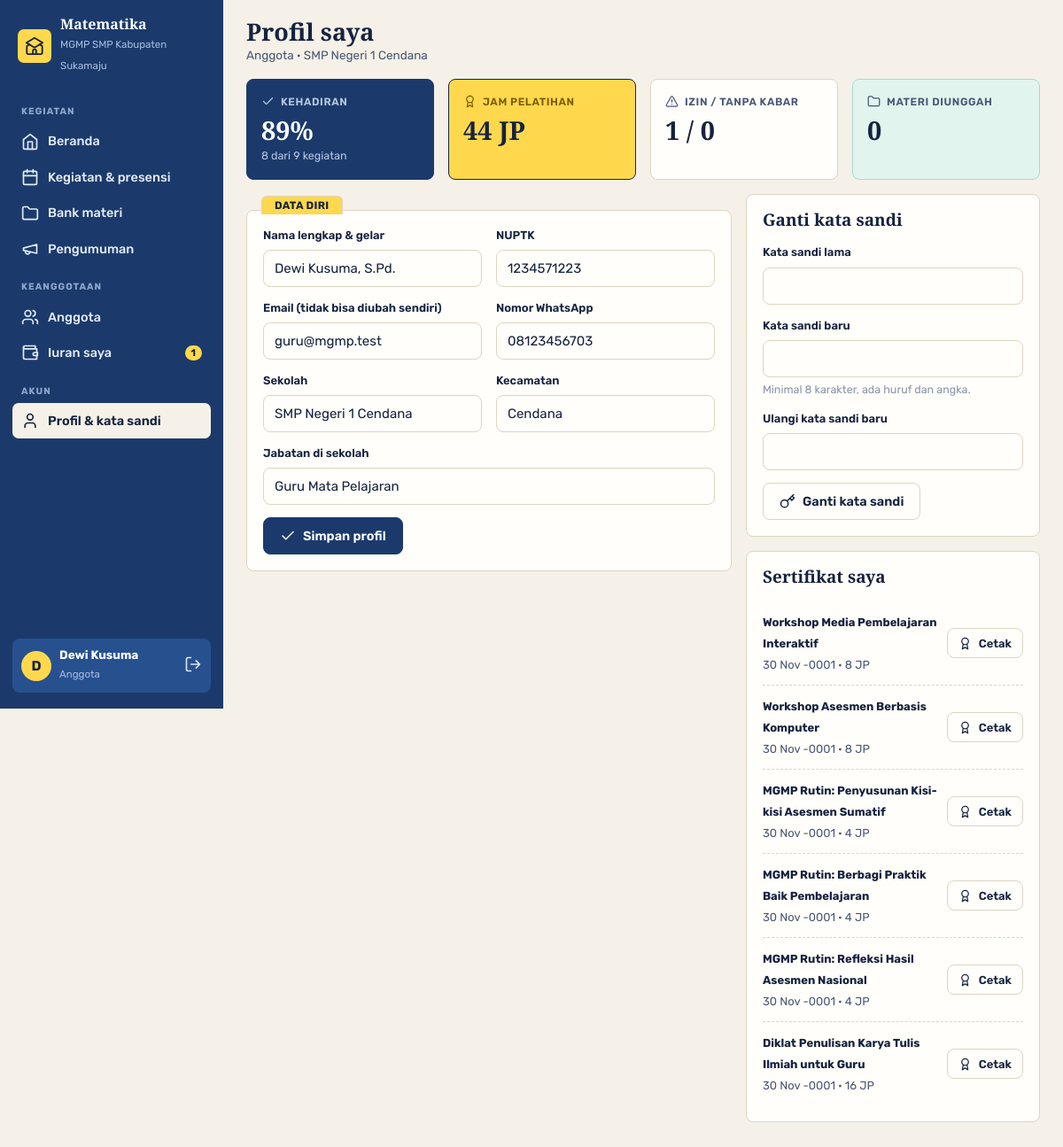
The page /index.php?page=profil (signed in) on the database its author committed.
### tables this page shows
CREATE TABLE `pengaturan` (
  `id` TINYINT UNSIGNED NOT NULL PRIMARY KEY,
  `nama` VARCHAR(120) NOT NULL,
  `mapel` VARCHAR(60) NOT NULL,
  `jenjang` VARCHAR(20) NOT NULL,
  `wilayah` VARCHAR(80) NOT NULL,
  `sekretariat` VARCHAR(200) DEFAULT NULL,
  `telepon` VARCHAR(30) DEFAULT NULL,
  `email` VARCHAR(120) DEFAULT NULL,
  `whatsapp` VARCHAR(20) DEFAULT NULL,
  `ketua` VARCHAR(100) DEFAULT NULL,
  `sekretaris` VARCHAR(100) DEFAULT NULL,
  `bendahara` VARCHAR(100) DEFAULT NULL,
  `pembina` VARCHAR(100) DEFAULT NULL,
  `periode` VARCHAR(20) DEFAULT NULL,
  `iuran_bulanan` INT UNSIGNED NOT NULL DEFAULT 0,
  `menit_presensi` SMALLINT UNSIGNED NOT NULL DEFAULT 120,
  `tagline` VARCHAR(160) DEFAULT NULL,
  `tentang` TEXT,
  `logo` VARCHAR(120) DEFAULT NULL
);

CREATE TABLE `anggota` (
  `id` INT UNSIGNED NOT NULL AUTO_INCREMENT PRIMARY KEY,
  `nuptk` VARCHAR(20) DEFAULT NULL,
  `nama` VARCHAR(100) NOT NULL,
  `email` VARCHAR(120) NOT NULL UNIQUE,
  `password` VARCHAR(255) NOT NULL,
  `no_hp` VARCHAR(20) DEFAULT NULL,
  `sekolah` VARCHAR(120) NOT NULL,
  `kecamatan` VARCHAR(60) DEFAULT NULL,
  `jabatan` VARCHAR(40) DEFAULT 'Guru Mata Pelajaran',
  `role` ENUM('ketua','sekretaris','bendahara','anggota') NOT NULL DEFAULT 'anggota',
  `status` ENUM('pending','aktif','nonaktif') NOT NULL DEFAULT 'pending',
  `catatan` VARCHAR(200) DEFAULT NULL,
  `created_at` DATETIME NOT NULL,
  KEY `idx_status` (`status`)
);

CREATE TABLE `peserta` (
  `id` INT UNSIGNED NOT NULL AUTO_INCREMENT PRIMARY KEY,
  `kegiatan_id` INT UNSIGNED NOT NULL,
  `anggota_id` INT UNSIGNED NOT NULL,
  `daftar_at` DATETIME NOT NULL,
  `hadir_at` DATETIME DEFAULT NULL,
  `status` ENUM('terdaftar','hadir','izin','alfa') NOT NULL DEFAULT 'terdaftar',
  `catatan` VARCHAR(200) DEFAULT NULL,
  `no_sertifikat` VARCHAR(40) DEFAULT NULL,
  `kode_verifikasi` VARCHAR(12) DEFAULT NULL,
  UNIQUE KEY `uq_peserta` (`kegiatan_id`, `anggota_id`),
  UNIQUE KEY `uq_kode` (`kode_verifikasi`),
  CONSTRAINT `fk_ps_keg` FOREIGN KEY (`kegiatan_id`) REFERENCES `kegiatan` (`id`) ON DELETE CASCADE,
  CONSTRAINT `fk_ps_ang` FOREIGN KEY (`anggota_id`) REFERENCES `anggota` (`id`) ON DELETE CASCADE
);

CREATE TABLE `kegiatan` (
  `id` INT UNSIGNED NOT NULL AUTO_INCREMENT PRIMARY KEY,
  `judul` VARCHAR(150) NOT NULL,
  `jenis` ENUM('rutin','workshop','iht','diklat','lomba','rapat') NOT NULL DEFAULT 'rutin',
  `tanggal` DATE NOT NULL,
  `jam_mulai` TIME NOT NULL DEFAULT '08:00:00',
  `jam_selesai` TIME NOT NULL DEFAULT '12:00:00',
  `tempat` VARCHAR(150) NOT NULL,
  `narasumber` VARCHAR(120) DEFAULT NULL,
  `kuota` SMALLINT UNSIGNED NOT NULL DEFAULT 0,
  `biaya` INT UNSIGNED NOT NULL DEFAULT 0,
  `jam_pelatihan` SMALLINT UNSIGNED NOT NULL DEFAULT 0,
  `deskripsi` TEXT,
  `status` ENUM('rencana','dibuka','selesai','batal') NOT NULL DEFAULT 'rencana',
  `kode_presensi` VARCHAR(8) DEFAULT NULL,
  `presensi_tutup` DATETIME DEFAULT NULL,
  `dibuat_oleh` INT UNSIGNED DEFAULT NULL,
  `created_at` DATETIME NOT NULL,
  KEY `idx_tanggal` (`tanggal`),
  CONSTRAINT `fk_keg_user` FOREIGN KEY (`dibuat_oleh`) REFERENCES `anggota` (`id`) ON DELETE SET NULL
);

### index.php (called while the page is built, shortened)
<?php
require __DIR__ . '/includes/bootstrap.php';
$publik = ['beranda', 'daftar', 'cek', 'login'];
$routes = [
    'beranda'           => 'pages/beranda.php',
    'daftar'            => 'pages/daftar.php',
    'cek'               => 'pages/cek.php',
    'login'             => 'pages/login.php',
    'logout'            => 'pages/logout.php',
    'dashboard'         => 'pages/dashboard.php',
    'kegiatan'          => 'pages/kegiatan/index.php',
    'kegiatan.detail'   => 'pages/kegiatan/detail.php',
    'kegiatan.form'     => 'pages/kegiatan/form.php',
    'kegiatan.aksi'     => 'pages/kegiatan/aksi.php',
    'kegiatan.cetak'    => 'pages/kegiatan/cetak.php',
    'materi'            => 'pages/materi/index.php',
    'materi.form'       => 'pages/materi/form.php',
    'materi.aksi'       => 'pages/materi/aksi.php',
    'materi.unduh'      => 'pages/materi/unduh.php',
    'iuran'             => 'pages/iuran/index.php',
    'iuran.aksi'        => 'pages/iuran/aksi.php',
    'kas'               => 'pages/iuran/kas.php',
    'anggota'           => 'pages/anggota/index.php',
    'anggota.form'      => 'pages/anggota/form.php',
    'anggota.aksi'      => 'pages/anggota/aksi.php',
    'pengumuman'        => 'pages/pengumuman.php',
    'laporan'           => 'pages/laporan.php',
    'laporan.csv'       => 'pages/csv.php',
    'profil'            => 'pages/profil.php',
    'pengaturan'        => 'pages/pengaturan.php',
];
$page = $_GET['page'] ?? (user() ? 'dashboard' : 'beranda');
if (!in_array($page, $publik, true)) require_login();
require __DIR__ . '/' . $routes[$page];

### pages/profil.php (the view, shortened to what this page needs)
<?php
$me = q('SELECT * FROM anggota WHERE id = ?', [user()['id']])->fetch();
$err = [];
$rekap = rekap_hadir((int) $me['id']);
$sertifikat = q("SELECT p.*, k.judul, k.tanggal, k.jam_pelatihan FROM peserta p JOIN kegiatan k ON k.id = p.kegiatan_id
                 WHERE p.anggota_id = ? AND p.status = 'hadir' AND k.jam_pelatihan > 0 ORDER BY k.tanggal DESC", [$me['id']])->fetchAll();
$title = 'Profil saya';
$sub = LABEL_ROLE[$me['role']] . ' · ' . $me['sekolah'];
require __DIR__ . '/../includes/header.php';
?>
<div class="grid g4 mb">
  <div class="stat biru"><div class="l"><?= icon('check', 15) ?> Kehadiran</div><div class="v"><?= (int) $rekap['persen'] ?>%</div><div class="s"><?= (int) $rekap['hadir'] ?> dari <?= (int) $rekap['total'] ?> kegiatan</div></div>
  <div class="stat stabilo"><div class="l"><?= icon('award', 15) ?> Jam pelatihan</div><div class="v"><?= (int) $rekap['jp'] ?> JP</div></div>
  <div class="stat"><div class="l"><?= icon('alert', 15) ?> Izin / tanpa kabar</div><div class="v"><?= (int) $rekap['izin'] ?> / <?= (int) $rekap['alfa'] ?></div></div>
  <div class="stat mint"><div class="l"><?= icon('folder', 15) ?> Materi diunggah</div><div class="v"><?= (int) q('SELECT COUNT(*) FROM materi WHERE anggota_id = ?', [$me['id']])->fetchColumn() ?></div></div>
</div>
<div class="grid g21">
  <form method="post" class="kartu map" data-tab="Data diri">
    <div class="grid g2">
      <label class="f"><span>Nama lengkap &amp; gelar</span><input name="nama" value="<?= e($me['nama']) ?>" required><?php if (isset($err['nama'])): ?><span class="galat"><?= e($err['nama']) ?></span><?php endif; ?></label>
      <label class="f"><span>NUPTK</span><input name="nuptk" value="<?= e($me['nuptk']) ?>"><?php if (isset($err['nuptk'])): ?><span class="galat"><?= e($err['nuptk']) ?></span><?php endif; ?></label>
    </div>
    <div class="grid g2">
      <label class="f"><span>Email (tidak bisa diubah sendiri)</span><input value="<?= e($me['email']) ?>" disabled></label>
      <label class="f"><span>Nomor WhatsApp</span><input name="no_hp" value="<?= e($me['no_hp']) ?>"><?php if (isset($err['no_hp'])): ?><span class="galat"><?= e($err['no_hp']) ?></span><?php endif; ?></label>
    </div>
    <div class="grid g2">
      <label class="f"><span>Sekolah</span><input name="sekolah" value="<?= e($me['sekolah']) ?>" required><?php if (isset($err['sekolah'])): ?><span class="galat"><?= e($err['sekolah']) ?></span><?php endif; ?></label>
      <label class="f"><span>Kecamatan</span><input name="kecamatan" value="<?= e($me['kecamatan']) ?>"></label>
    </div>
    <label class="f"><span>Jabatan di sekolah</span><input name="jabatan" value="<?= e($me['jabatan']) ?>"></label>
    <button class="btn"><?= icon('check', 18) ?> Simpan profil</button>
  </form>
  <div style="display:grid;gap:16px">
    <form method="post" class="kartu">
      <h3>Ganti kata sandi</h3>
      <label class="f mt"><span>Kata sandi lama</span><input type="password" name="lama" required><?php if (isset($err['lama'])): ?><span class="galat"><?= e($err['lama']) ?></span><?php endif; ?></label>
      <label class="f"><span>Kata sandi baru</span><input type="password" name="baru" required><small>Minimal 8 karakter, ada huruf dan angka.</small></label>
      <label class="f"><span>Ulangi kata sandi baru</span><input type="password" name="ulang" required><?php if (isset($err['ulang'])): ?><span class="galat"><?= e($err['ulang']) ?></span><?php endif; ?></label>
      <button class="btn putih"><?= icon('key', 18) ?> Ganti kata sandi</button>
    </form>
    <div class="kartu">
      <h3>Sertifikat saya</h3>
      <div class="lst mt">
        <?php foreach ($sertifikat as $s2): ?>
          <div><span><b class="kecil"><?= e($s2['judul']) ?></b><br><span class="kecil muted"><?= tgl($s2['tanggal']) ?> · <?= (int) $s2['jam_pelatihan'] ?> JP</span></span>
            <a class="btn putih kecil" target="_blank" href="<?= url('kegiatan.cetak', ['id' => $s2['kegiatan_id'], 'jenis' => 'sertifikat', 'peserta' => $s2['id']]) ?>"><?= icon('award', 15) ?> Cetak</a></div>
        <?php endforeach; ?>
      </div>
    </div>
  </div>
</div>
<?php require __DIR__ . '/../includes/footer.php'; ?>

### includes/header.php (shortened to what this page needs)
<?php
$s = setting();
$navPending = kelola_kegiatan() ? (int) q("SELECT COUNT(*) FROM anggota WHERE status = 'pending'")->fetchColumn() : 0;
$navMateri  = kelola_kegiatan() ? (int) q("SELECT COUNT(*) FROM materi WHERE status = 'menunggu'")->fetchColumn() : 0;
$navIuran   = (int) q("SELECT COUNT(*) FROM iuran WHERE status = 'belum'" . (kelola_kas() ? '' : ' AND anggota_id = ' . (int) user()['id']))->fetchColumn();
$navMenu = ['Kegiatan' => [
    ['dashboard', 'Beranda', 'home', 0],
    ['kegiatan', 'Kegiatan & presensi', 'calendar', 0],
    ['materi', 'Bank materi', 'folder', $navMateri],
    ['pengumuman', 'Pengumuman', 'megaphone', 0],
]];
$navMenu['Keanggotaan'] = [['anggota', 'Anggota', 'users', $navPending], ['iuran', 'Iuran saya', 'wallet', $navIuran]];
$navMenu['Akun'] = [['profil', 'Profil & kata sandi', 'user', 0]];
$navCur = explode('.', $_GET['page'] ?? 'dashboard')[0];
?>
<!DOCTYPE html>
<html lang="id">
<head>
<link rel="stylesheet" href="assets/css/style.css">
</head>
<body>
<div class="layout">
  <aside class="drawer" id="drawer">
    <a class="head" href="<?= url('dashboard') ?>"><span class="lg"><?= icon('school', 22) ?></span><span><b><?= e($s['mapel']) ?></b><small>MGMP <?= e($s['jenjang'] . ' ' . $s['wilayah']) ?></small></span></a>
    <nav>
      <?php foreach ($navMenu as $sec => $links): ?>
        <div class="sec"><?= e($sec) ?></div>
        <?php foreach ($links as [$_nk, $_nl, $_ni, $_nn]): ?>
          <a href="<?= url($_nk) ?>" class="<?= $navCur === $_nk ? 'active' : '' ?>"><?= icon($_ni, 20) ?> <?= e($_nl) ?><?php if ($_nn): ?><span class="n"><?= $_nn ?></span><?php endif; ?></a>
        <?php endforeach; ?>
      <?php endforeach; ?>
    </nav>
    <div class="grow"></div>
    <div class="me">
      <span class="av"><?= e(mb_strtoupper(mb_substr(user()['nama'], 0, 1))) ?></span>
      <span class="grow"><b><?= e(explode(',', user()['nama'])[0]) ?></b><small><?= e(LABEL_ROLE[role()] ?? role()) ?></small></span>
      <a href="<?= url('logout') ?>" title="Keluar"><?= icon('logout', 20) ?></a>
    </div>
  </aside>
  <main class="main">
    <div class="appbar">
      <h1><?= e($title ?? 'Beranda') ?><?php if (!empty($sub)): ?><small><?= e($sub) ?></small><?php endif; ?></h1>
    </div>

### includes/bootstrap.php (shortened to what this page needs)
<?php
function db(): PDO
{
    static $pdo = null;
    if ($pdo === null) {
        $c = require __DIR__ . '/../config/database.php';
        $dsn = "mysql:host={$c['host']};port={$c['port']};dbname={$c['database']};charset=utf8mb4";
        try {
            $pdo = new PDO($dsn, $c['username'], $c['password'], [
                PDO::ATTR_ERRMODE => PDO::ERRMODE_EXCEPTION,
                PDO::ATTR_DEFAULT_FETCH_MODE => PDO::FETCH_ASSOC,
            ]);
        } catch (PDOException $e) {
            die('<h3>Koneksi database gagal.</h3><p>Cek <b>config/database.php</b> dan pastikan database <b>'
                . htmlspecialchars($c['database']) . '</b> sudah di-import dari folder <b>database/</b>.</p>');
        }
    }
    return $pdo;
}
function q(string $sql, array $params = []): PDOStatement
{
    $st = db()->prepare($sql);
    $st->execute($params);
    return $st;
}
function e($v): string
{
    return htmlspecialchars((string) $v, ENT_QUOTES, 'UTF-8');
}
function tgl($date, bool $panjang = false): string
{
    $t = strtotime($date);
    $b = BULAN_ID[(int) date('n', $t)];
    return date('j', $t) . ' ' . ($panjang ? $b : substr($b, 0, 3)) . ' ' . date('Y', $t);
}
function url(string $page = 'dashboard', array $params = []): string
{
    return 'index.php?' . http_build_query(['page' => $page] + $params);
}
function user(): ?array
{
    return $_SESSION['user'] ?? null;
}
function require_login(): void
{
    $u = q('SELECT id, nama, email, role, status FROM anggota WHERE id = ?', [user()['id']])->fetch();
}
function role(): string
{
    return user()['role'] ?? '';
}
function kelola_kegiatan(): bool
{
    return in_array(role(), ['ketua', 'sekretaris'], true);
}
function kelola_kas(): bool
{
    return in_array(role(), ['ketua', 'bendahara'], true);
}
function setting(): array
{
    static $s = null;
    return $s ??= q('SELECT * FROM pengaturan WHERE id = 1')->fetch() ?: [];
}
function rekap_hadir(int $anggotaId): array
{
    $r = q("SELECT COUNT(*) total,
                   SUM(p.status = 'hadir') hadir,
                   SUM(p.status = 'izin') izin,
                   SUM(p.status = 'alfa') alfa,
                   COALESCE(SUM(CASE WHEN p.status = 'hadir' THEN k.jam_pelatihan ELSE 0 END), 0) jp
            FROM peserta p JOIN kegiatan k ON k.id = p.kegiatan_id
            WHERE p.anggota_id = ? AND k.status = 'selesai'", [$anggotaId])->fetch();
    $r['persen'] = $r['total'] ? round($r['hadir'] / $r['total'] * 100) : 0;
    return $r;
}
function icon(string $name, int $size = 18): string
{
    return '<svg class="ic" width="' . $size . '" height="' . $size . '" viewBox="0 0 24 24" fill="none" stroke="currentColor" stroke-width="2" stroke-linecap="round" stroke-linejoin="round" aria-hidden="true">' . ($p[$name] ?? $p['info']) . '</svg>';
}

### rows shown on the page
pengaturan: mapel "Matematika", jenjang+wilayah "SMP Kabupaten Sukamaju"
anggota: sub "Anggota · SMP Negeri 1 Cendana", nama "Dewi Kusuma, S.Pd.", nuptk "1234571223", email "guru@mgmp.test", no_hp "08123456703", sekolah "SMP Negeri 1 Cendana", kecamatan "Cendana", jabatan "Guru Mata Pelajaran"
peserta: kegiatan.judul "Workshop Media Pembelajaran Interaktif", kegiatan.tanggal "30 Nov -0001", kegiatan.jam_pelatihan "8", $size 15 (drawn)
peserta: kegiatan.judul "Workshop Asesmen Berbasis Komputer", kegiatan.tanggal "30 Nov -0001", kegiatan.jam_pelatihan "8", $size 15 (drawn)
peserta: kegiatan.judul "MGMP Rutin: Penyusunan Kisi-kisi Asesmen Sumatif", kegiatan.tanggal "30 Nov -0001", kegiatan.jam_pelatihan "4", $size 15 (drawn)
peserta: kegiatan.judul "MGMP Rutin: Berbagi Praktik Baik Pembelajaran", kegiatan.tanggal "30 Nov -0001", kegiatan.jam_pelatihan "4", $size 15 (drawn)
peserta: kegiatan.judul "MGMP Rutin: Refleksi Hasil Asesmen Nasional", kegiatan.tanggal "30 Nov -0001", kegiatan.jam_pelatihan "4", $size 15 (drawn)
peserta: kegiatan.judul "Diklat Penulisan Karya Tulis Ilmiah untuk Guru", kegiatan.tanggal "30 Nov -0001", kegiatan.jam_pelatihan "16", $size 15 (drawn)

### other values the page prints
$sec "KEGIATAN"
$_nl "Beranda"
$_nl "Kegiatan & presensi"
$_nl "Bank materi"
$_nl "Pengumuman"
$sec "KEANGGOTAAN"
$_nl "Anggota"
$_nl "Iuran saya"
$_nn "1"
$sec "AKUN"
$_nl "Profil & kata sandi"
mb_strtoupper(mb_substr(user()['nama'], 0, 1)) "D"
explode(',', user()['nama'])[0] "Dewi Kusuma"
LABEL_ROLE[role()] "Anggota"
$title "Profil saya"
